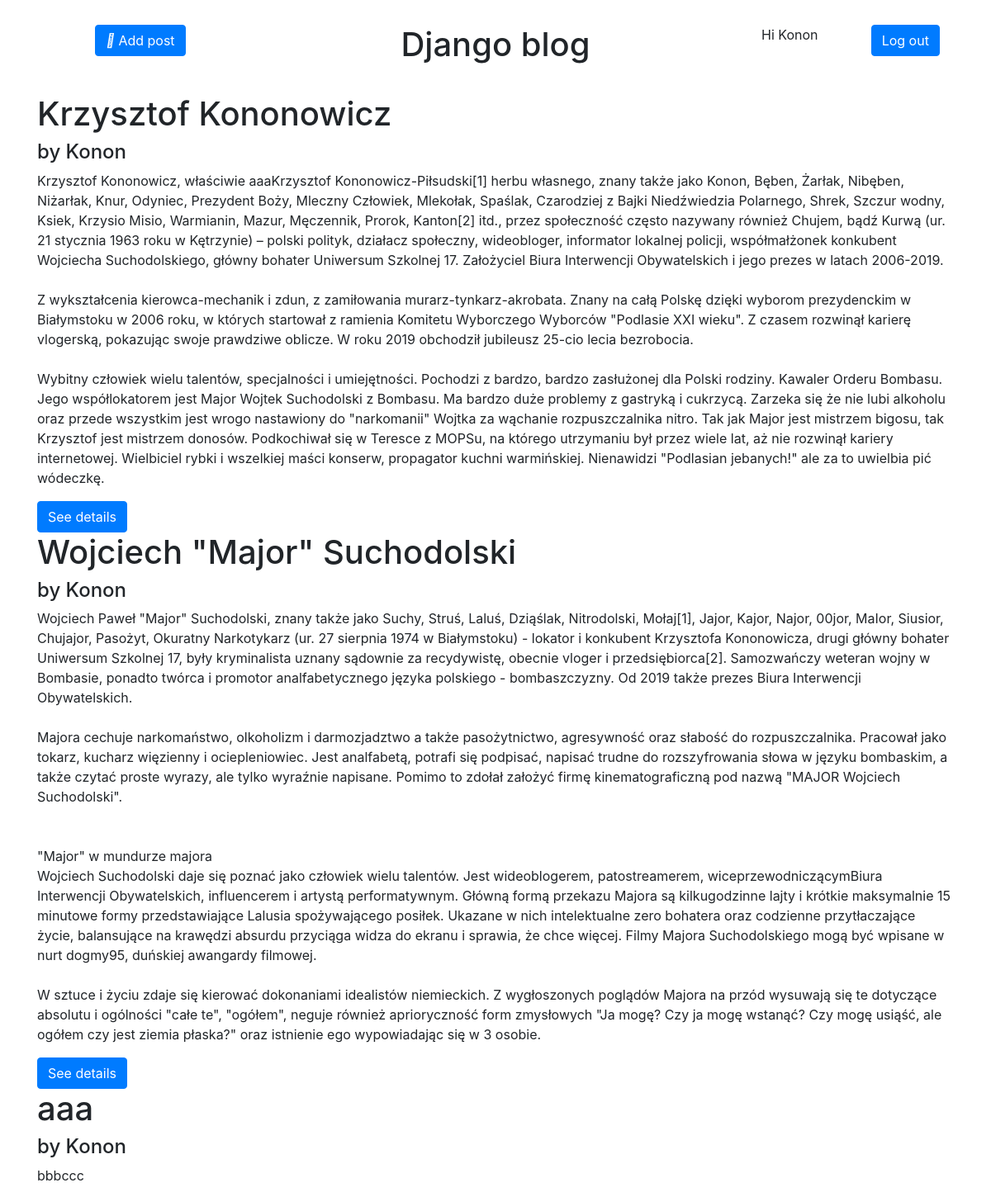
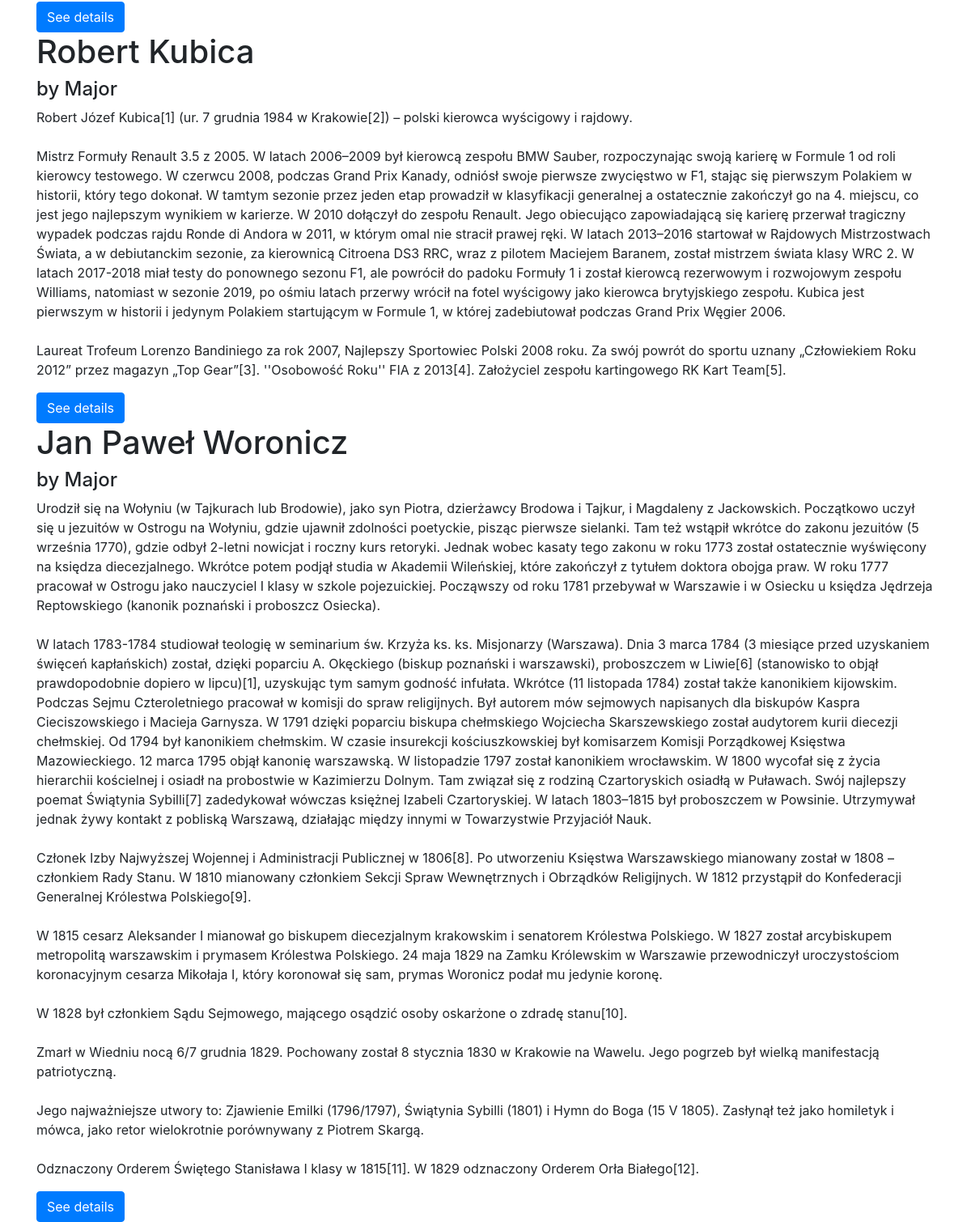
The app's page / (signed in) with its own data (2 pictures, top to bottom).
### users/models.py (models this page shows)
class CustomUser(AbstractUser):
    pass

### articles/models.py (models this page shows, shortened)
class Post(models.Model):
    title = models.CharField(max_length=200)
    author = models.ForeignKey(get_user_model(), on_delete=models.CASCADE)
    date = models.DateField(("Date"), default=datetime.datetime.now())
    body = models.TextField()

### articles/views.py (the view)
# urls.py: path('', views.HomePageView.as_view(), name='home'),
class HomePageView(ListView):
    model = Post
    template_name = 'home.html'

### templates/home.html (shortened to what this page needs)
{%extends 'base.html' %}
    {%block content%}
    {% if user.is_authenticated %}
    <div id = "titleRow" class = 'row'>
        <div class = 'col'>
            <a href = "{% url 'post_new' %}" class="btn btn-primary" id="addPostButton" >
                <i class="fas fa-plus"></i>
                Add post
            </a>
        </div>
        <div class = 'col-6'>
            <h1 class = 'title'>Django blog</h1>
        </div>
        <div class = 'col'>
            <div class = 'row'>
                <div class = 'col'> <p> Hi {{user.username}} </p></div>
                <div class = 'col'> <a href = "{% url 'logout' %}" class="btn btn-primary" >Log out</a></div>
            </div>
        </div>
    </div>
    {% endif %}
        {% include "posts/posts_view.html" %}
    {%endblock content%}

### templates/posts/posts_view.html
{% for post in object_list%}
    <div>
            <h1>{{post.title}}</h1>
            <h4>by {{post.author}}</h4>
            <p>{{post.body|linebreaksbr}}</p>
    </div>
    <a href = "{% url 'post_details' post.id %}" class="btn btn-primary" > See details </a>
{%endfor%}

### static/css/blog.css (style rules this page uses)
#titleRow { text-align: center; margin-bottom: 2.5%; }
#addPostButton { text-align: left; }
.btn { margin-right: 5px; }

### records on screen
CustomUser: username "Konon"
Post: title "Krzysztof Kononowicz", author "Konon", body "Krzysztof Kononowicz, właściwie aaaKrzysztof Kononowicz-Piłsudski[1] herbu własnego, znany także jako Konon, Bęben, Żarłak, Nibęben, Niżarłak, Knur, Odyniec, Prezydent Boży, Mleczny Człowiek, Mlekołak, Spaślak, Czarodziej z Bajki Niedźwiedzia Polarnego, Shrek, Szczur wodny, Ksiek, Krzysio Misio, Warmianin, Mazur, Męczennik, Prorok, Kanton[2] itd., przez społeczność często nazywany również Chujem, bądź Kurwą (ur. 21 stycznia 1963 roku w Kętrzynie) – polski polityk, działacz społeczny, wideobloger, informator lokalnej policji, współmałżonek konkubent Wojciecha Suchodolskiego, główny bohater Uniwersum Szkolnej 17. Założyciel Biura Interwencji Obywatelskich i jego prezes w latach 2006-2019. Z…"
Post: title "Wojciech \"Major\" Suchodolski", author "Konon", body "Wojciech Paweł \"Major\" Suchodolski, znany także jako Suchy, Struś, Laluś, Dziąślak, Nitrodolski, Mołaj[1], Jajor, Kajor, Najor, 00jor, MaIor, Siusior, Chujajor, Pasożyt, Okuratny Narkotykarz (ur. 27 sierpnia 1974 w Białymstoku) - lokator i konkubent Krzysztofa Kononowicza, drugi główny bohater Uniwersum Szkolnej 17, były kryminalista uznany sądownie za recydywistę, obecnie vloger i przedsiębiorca[2]. Samozwańczy weteran wojny w Bombasie, ponadto twórca i promotor analfabetycznego języka polskiego - bombaszczyzny. Od 2019 także prezes Biura Interwencji Obywatelskich. Majora cechuje narkomaństwo, olkoholizm i darmozjadztwo a także pasożytnictwo, agresywność oraz słabość do rozpuszczalnika.…"
Post: title "aaa", author "Konon", body "bbbccc"
Post: title "Robert Kubica", author "Major", body "Robert Józef Kubica[1] (ur. 7 grudnia 1984 w Krakowie[2]) – polski kierowca wyścigowy i rajdowy. Mistrz Formuły Renault 3.5 z 2005. W latach 2006–2009 był kierowcą zespołu BMW Sauber, rozpoczynając swoją karierę w Formule 1 od roli kierowcy testowego. W czerwcu 2008, podczas Grand Prix Kanady, odniósł swoje pierwsze zwycięstwo w F1, stając się pierwszym Polakiem w historii, który tego dokonał. W tamtym sezonie przez jeden etap prowadził w klasyfikacji generalnej a ostatecznie zakończył go na 4. miejscu, co jest jego najlepszym wynikiem w karierze. W 2010 dołączył do zespołu Renault. Jego obiecująco zapowiadającą się karierę przerwał tragiczny wypadek podczas rajdu Ronde di Andora w 2011, w…"
Post: title "Jan Paweł Woronicz", author "Major", body "Urodził się na Wołyniu (w Tajkurach lub Brodowie), jako syn Piotra, dzierżawcy Brodowa i Tajkur, i Magdaleny z Jackowskich. Początkowo uczył się u jezuitów w Ostrogu na Wołyniu, gdzie ujawnił zdolności poetyckie, pisząc pierwsze sielanki. Tam też wstąpił wkrótce do zakonu jezuitów (5 września 1770), gdzie odbył 2-letni nowicjat i roczny kurs retoryki. Jednak wobec kasaty tego zakonu w roku 1773 został ostatecznie wyświęcony na księdza diecezjalnego. Wkrótce potem podjął studia w Akademii Wileńskiej, które zakończył z tytułem doktora obojga praw. W roku 1777 pracował w Ostrogu jako nauczyciel I klasy w szkole pojezuickiej. Począwszy od roku 1781 przebywał w Warszawie i w Osiecku u księdza…"
